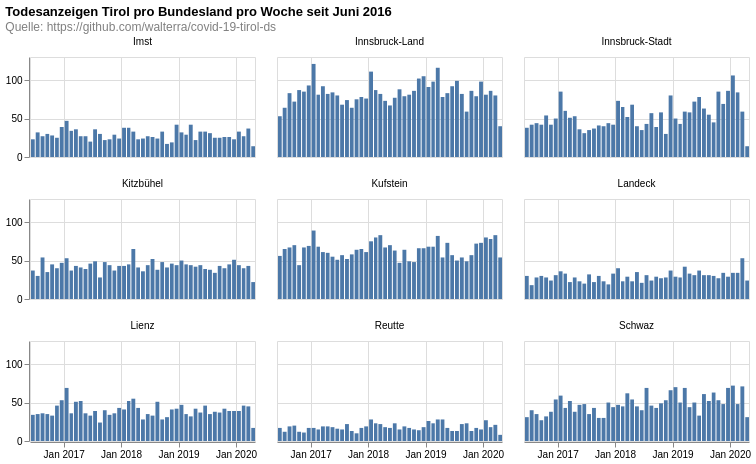

This figure's Vega-Lite source:
### Vega-Lite specification from a JSON file in a GitHub repository (floating-point values rounded to 4 significant figures; data arrays with more than 128 entries replaced by an {"elided": "..."} marker saying what was removed)
{"$schema": "https://vega.github.io/schema/vega-lite/v4.8.1.json", "columns": 3, "config": {"view": {"continuousHeight": 300, "continuousWidth": 400}}, "data": {"name": "data-32d64211ee3babe54bd9b2ee26e4422b"}, "datasets": {"data-32d64211ee3babe54bd9b2ee26e4422b": {"elided": "9152 records"}}, "facet": {"field": "district", "title": null, "type": "nominal"}, "spec": {"layer": [{"encoding": {"tooltip": [{"field": "date", "timeUnit": "yearmonth", "type": "temporal"}, {"aggregate": "sum", "field": "count", "type": "quantitative"}], "x": {"field": "date", "timeUnit": "yearmonth", "title": null, "type": "temporal"}, "y": {"aggregate": "sum", "field": "count", "title": null, "type": "quantitative"}}, "height": 100, "mark": "bar", "width": 225}]}, "title": {"color": "black", "subtitle": ["Quelle: https://github.com/walterra/covid-19-tirol-ds"], "subtitleColor": "gray", "text": ["Todesanzeigen Tirol pro Bundesland pro Woche seit Juni 2016"]}}
